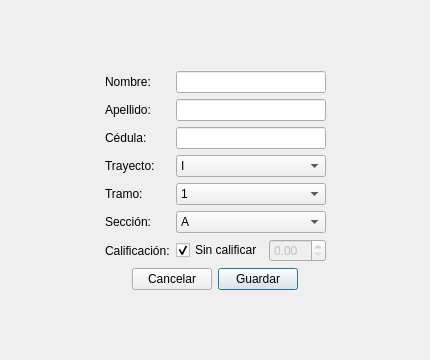
<?xml version="1.0" encoding="UTF-8"?>
<ui version="4.0">
 <class>StudentDialog</class>
 <widget class="QDialog" name="StudentDialog">
  <property name="geometry">
   <rect>
    <x>0</x>
    <y>0</y>
    <width>430</width>
    <height>360</height>
   </rect>
  </property>
  <property name="windowTitle">
   <string>Agregar estudiante</string>
  </property>
  <layout class="QVBoxLayout" name="verticalLayout">
   <item>
    <spacer name="verticalSpacerArriba">
     <property name="orientation">
      <enum>Qt::Orientation::Vertical</enum>
     </property>
     <property name="sizeType">
      <enum>QSizePolicy::Policy::Expanding</enum>
     </property>
     <property name="sizeHint" stdset="0">
      <size>
       <width>20</width>
       <height>40</height>
      </size>
     </property>
    </spacer>
   </item>
   <item>
    <layout class="QHBoxLayout" name="formCentrado">
     <item>
      <spacer name="horizontalSpacerIzq">
       <property name="orientation">
        <enum>Qt::Orientation::Horizontal</enum>
       </property>
       <property name="sizeType">
        <enum>QSizePolicy::Policy::Expanding</enum>
       </property>
       <property name="sizeHint" stdset="0">
        <size>
         <width>40</width>
         <height>20</height>
        </size>
       </property>
      </spacer>
     </item>
     <item>
      <layout class="QFormLayout" name="formLayout">
       <item row="0" column="0">
        <widget class="QLabel" name="labelNombre">
         <property name="text">
          <string>Nombre:</string>
         </property>
        </widget>
       </item>
       <item row="0" column="1">
        <widget class="QLineEdit" name="lineNombre"/>
       </item>
       <item row="1" column="0">
        <widget class="QLabel" name="labelApellido">
         <property name="text">
          <string>Apellido:</string>
         </property>
        </widget>
       </item>
       <item row="1" column="1">
        <widget class="QLineEdit" name="lineApellido"/>
       </item>
       <item row="2" column="0">
        <widget class="QLabel" name="labelCedula">
         <property name="text">
          <string>Cédula:</string>
         </property>
        </widget>
       </item>
       <item row="2" column="1">
        <widget class="QLineEdit" name="lineCedula"/>
       </item>
       <item row="3" column="0">
        <widget class="QLabel" name="labelTrayecto">
         <property name="text">
          <string>Trayecto:</string>
         </property>
        </widget>
       </item>
       <item row="3" column="1">
        <widget class="QComboBox" name="comboBoxTrayecto">
         <item>
          <property name="text">
           <string>I</string>
          </property>
         </item>
         <item>
          <property name="text">
           <string>II</string>
          </property>
         </item>
         <item>
          <property name="text">
           <string>III</string>
          </property>
         </item>
         <item>
          <property name="text">
           <string>IV</string>
          </property>
         </item>
        </widget>
       </item>
       <item row="4" column="0">
        <widget class="QLabel" name="labelTramo">
         <property name="text">
          <string>Tramo:</string>
         </property>
        </widget>
       </item>
       <item row="4" column="1">
        <widget class="QComboBox" name="comboBoxTramo">
         <item>
          <property name="text">
           <string>1</string>
          </property>
         </item>
         <item>
          <property name="text">
           <string>2</string>
          </property>
         </item>
        </widget>
       </item>
       <item row="5" column="0">
        <widget class="QLabel" name="labelSeccion">
         <property name="text">
          <string>Sección:</string>
         </property>
        </widget>
       </item>
       <item row="5" column="1">
        <widget class="QComboBox" name="comboBoxSeccion">
         <item>
          <property name="text">
           <string>A</string>
          </property>
         </item>
         <item>
          <property name="text">
           <string>B</string>
          </property>
         </item>
         <item>
          <property name="text">
           <string>C</string>
          </property>
         </item>
         <item>
          <property name="text">
           <string>D</string>
          </property>
         </item>
         <item>
          <property name="text">
           <string>E</string>
          </property>
         </item>
        </widget>
       </item>
       <item row="6" column="0">
        <widget class="QLabel" name="labelCalificacion">
         <property name="text">
          <string>Calificación:</string>
         </property>
        </widget>
       </item>
       <item row="6" column="1">
        <layout class="QHBoxLayout" name="calificacionLayout">
         <item>
          <widget class="QCheckBox" name="checkSinCalificar">
           <property name="text">
            <string>Sin calificar</string>
           </property>
           <property name="checked">
            <bool>true</bool>
           </property>
          </widget>
         </item>
         <item>
          <widget class="QDoubleSpinBox" name="spinCalificacion">
           <property name="enabled">
            <bool>false</bool>
           </property>
           <property name="decimals">
            <number>2</number>
           </property>
           <property name="maximum">
            <double>20.000000000000000</double>
           </property>
           <property name="singleStep">
            <double>0.500000000000000</double>
           </property>
           <property name="value">
            <double>0.000000000000000</double>
           </property>
          </widget>
         </item>
        </layout>
       </item>
      </layout>
     </item>
     <item>
      <spacer name="horizontalSpacerDer">
       <property name="orientation">
        <enum>Qt::Orientation::Horizontal</enum>
       </property>
       <property name="sizeType">
        <enum>QSizePolicy::Policy::Expanding</enum>
       </property>
       <property name="sizeHint" stdset="0">
        <size>
         <width>40</width>
         <height>20</height>
        </size>
       </property>
      </spacer>
     </item>
    </layout>
   </item>
   <item>
    <layout class="QHBoxLayout" name="botonesLayout">
     <item>
      <spacer name="horizontalSpacerBotonesIzq">
       <property name="orientation">
        <enum>Qt::Orientation::Horizontal</enum>
       </property>
       <property name="sizeType">
        <enum>QSizePolicy::Policy::Expanding</enum>
       </property>
       <property name="sizeHint" stdset="0">
        <size>
         <width>40</width>
         <height>20</height>
        </size>
       </property>
      </spacer>
     </item>
     <item>
      <widget class="QPushButton" name="btnCancelar">
       <property name="text">
        <string>Cancelar</string>
       </property>
      </widget>
     </item>
     <item>
      <widget class="QPushButton" name="btnGuardar">
       <property name="text">
        <string>Guardar</string>
       </property>
       <property name="default">
        <bool>true</bool>
       </property>
      </widget>
     </item>
     <item>
      <spacer name="horizontalSpacerBotonesDer">
       <property name="orientation">
        <enum>Qt::Orientation::Horizontal</enum>
       </property>
       <property name="sizeType">
        <enum>QSizePolicy::Policy::Expanding</enum>
       </property>
       <property name="sizeHint" stdset="0">
        <size>
         <width>40</width>
         <height>20</height>
        </size>
       </property>
      </spacer>
     </item>
    </layout>
   </item>
   <item>
    <spacer name="verticalSpacerAbajo">
     <property name="orientation">
      <enum>Qt::Orientation::Vertical</enum>
     </property>
     <property name="sizeType">
      <enum>QSizePolicy::Policy::Expanding</enum>
     </property>
     <property name="sizeHint" stdset="0">
      <size>
       <width>20</width>
       <height>40</height>
      </size>
     </property>
    </spacer>
   </item>
  </layout>
 </widget>
 <resources/>
 <connections/>
</ui>
